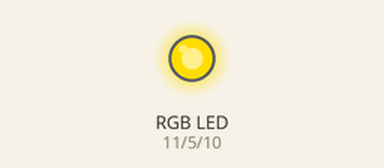
Bench run of a sketch on a simulated Arduino Uno, built with avr-gcc and run on an emulated ATmega328P. Parts: an RGB LED mixed from three pins (HIGH = lit). Random numbers use the default seed unless the sketch sets one; what the sketch prints to the serial monitor is not drawn.

Above: at 0.1 s.
At 5.1 s:
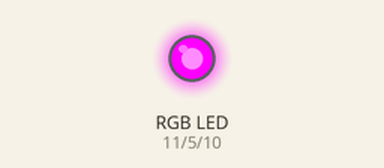
At 10.1 s:
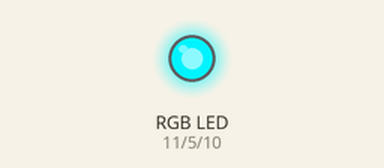
At 19.6 s:
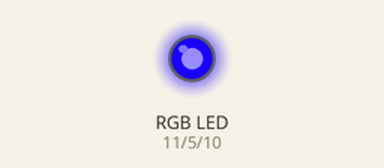
At 29.1 s:
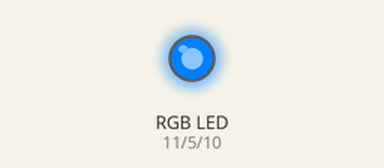
At 39.1 s:
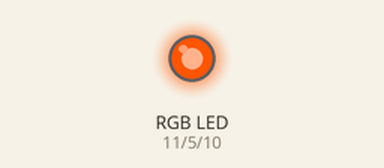
Timing chart, 0 to 40.0 s (numbered marks = the images above):
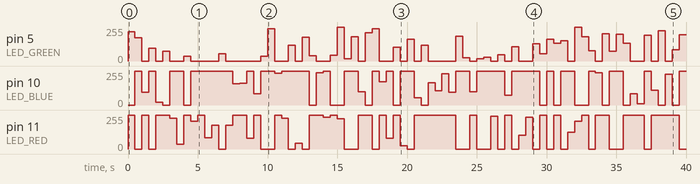

Measured:
- by itself, pin 11 (LED_RED): 0/255 → 255/255 at 0.00 s, → 0/255 0.50 s later, → 255/255 0.50 s later, → 0/255 0.50 s later, … (60 changes in this stretch)
- by itself, pin 5 (LED_GREEN): 0/255 → 221/255 at 0.00 s, → 175/255 0.50 s later, → 0/255 0.50 s later, → 94/255 0.50 s later, … (64 changes in this stretch)

The sketch:

lightLampDriver.ino
```cpp
int LED_RED = 11;
int LED_BLUE = 10;
int LED_GREEN = 5;
int rgbValue = 0;
int light;
String input = "";
int i = 0;


void setup() {

  Serial.begin(9600);
  Serial.println("GO TIme");
  pinMode(LED_RED, OUTPUT);
  pinMode(LED_BLUE, OUTPUT);
  pinMode(LED_GREEN, OUTPUT);

}

void loop() {

  rgbValue = random(0,255);
  setLED(rgbValue, 255);
  delay(500);
  /*if (Serial.available()) {
    delay(10);

    while (Serial.available() > 0){
      char c = Serial.read();
      input += c;

      if (c == ']'){
        parse_message(input);
        input = "";
      }
    }
  }*/
}

void parse_message(String message) {
  if (message[i] == '[') {
    rgbValue = 100*(message[i+1] -'0') + 10*(message[i+2]-'0') + (message[i+3]-'0');
    Serial.println(rgbValue);
    light = 100*(message[i+4] -'0') + 10*(message[i+5]-'0') + (message[i+6]-'0');
    setLED(rgbValue, 255);
  }
}

void setLED(int hue, int l){
  int col[3] = {
    0,0,0  };
  getRGB(hue, 255, l, col);
  ledWrite(col[0], col[1], col[2]);
}

void getRGB(int hue, int sat, int val, int colors[3]) {
  // hue: 0-259, sat: 0-255, val (lightness): 0-255
  int r, g, b, base;

  if (sat == 0) { // Achromatic color (gray).
    colors[0]=val;
    colors[1]=val;
    colors[2]=val;
  }
  else  {
    base = ((255 - sat) * val)>>8;
    switch(hue/60) {
    case 0:
      r = val;
      g = (((val-base)*hue)/60)+base;
      b = base;
      break;
    case 1:
      r = (((val-base)*(60-(hue%60)))/60)+base;
      g = val;
      b = base;
      break;
    case 2:
      r = base;
      g = val;
      b = (((val-base)*(hue%60))/60)+base;
      break;
    case 3:
      r = base;
      g = (((val-base)*(60-(hue%60)))/60)+base;
      b = val;
      break;
    case 4:
      r = (((val-base)*(hue%60))/60)+base;
      g = base;
      b = val;
      break;
    case 5:
      r = val;
      g = base;
      b = (((val-base)*(60-(hue%60)))/60)+base;
      break;
    }
    colors[0]=r;
    colors[1]=g;
    colors[2]=b;
  }
}

void ledWrite(int r, int g, int b){
  analogWrite(LED_RED, 255-r);
  analogWrite(LED_GREEN, 255-g);
  analogWrite(LED_BLUE, 255-b);
}
```
